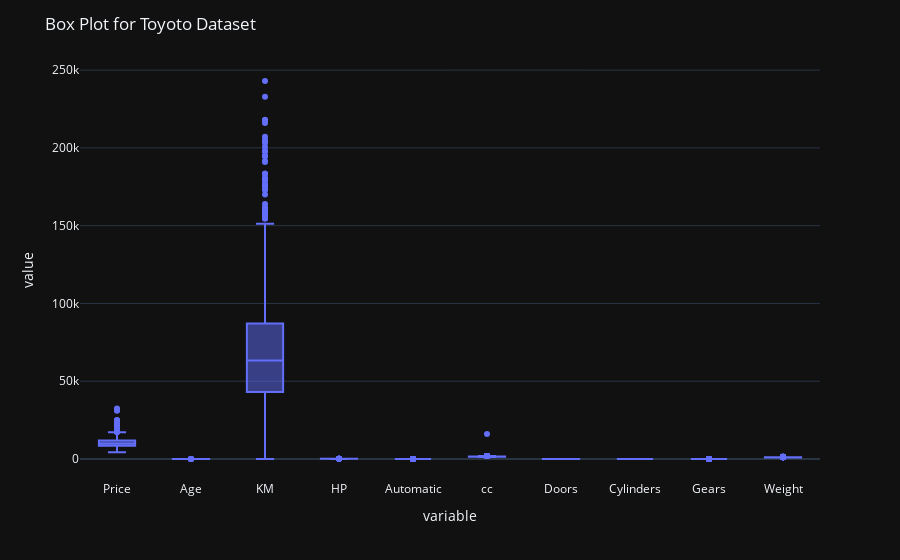

The code cell stored with this chart in its notebook:
### Markdown cell above
* their is no null values in this data

### Code cell
fig = px.box(df[df.describe().columns],template='plotly_dark') #Creating the box plot for data for finding the outliers
fig.update_layout(title='Box Plot for Toyoto Dataset')
fig.show()

### Figure 1 — Plotly figure (JSON) as saved in the notebook; plotly's stock layout.template omitted (floating-point values rounded to 4 significant figures; data arrays with more than 128 entries replaced by an {"elided": "..."} marker saying what was removed)
{"data": [{"alignmentgroup": "True", "hovertemplate": "variable=%{x}<br>value=%{y}<extra></extra>", "legendgroup": "", "marker": {"color": "#636efa"}, "name": "", "notched": false, "offsetgroup": "", "orientation": "v", "showlegend": false, "type": "box", "x": {"elided": "14360 str values"}, "x0": " ", "xaxis": "x", "y": {"elided": "14360 int values"}, "y0": " ", "yaxis": "y"}], "layout": {"autosize": true, "boxmode": "group", "legend": {"tracegroupgap": 0}, "margin": {"t": 60}, "title": {"text": "Box Plot for Toyoto Dataset"}, "xaxis": {"anchor": "y", "autorange": true, "domain": [0, 1], "range": [-0.5, 9.5], "title": {"text": "variable"}, "type": "category"}, "yaxis": {"anchor": "x", "autorange": true, "domain": [0, 1], "range": [-13500, 256500], "title": {"text": "value"}, "type": "linear"}}}
